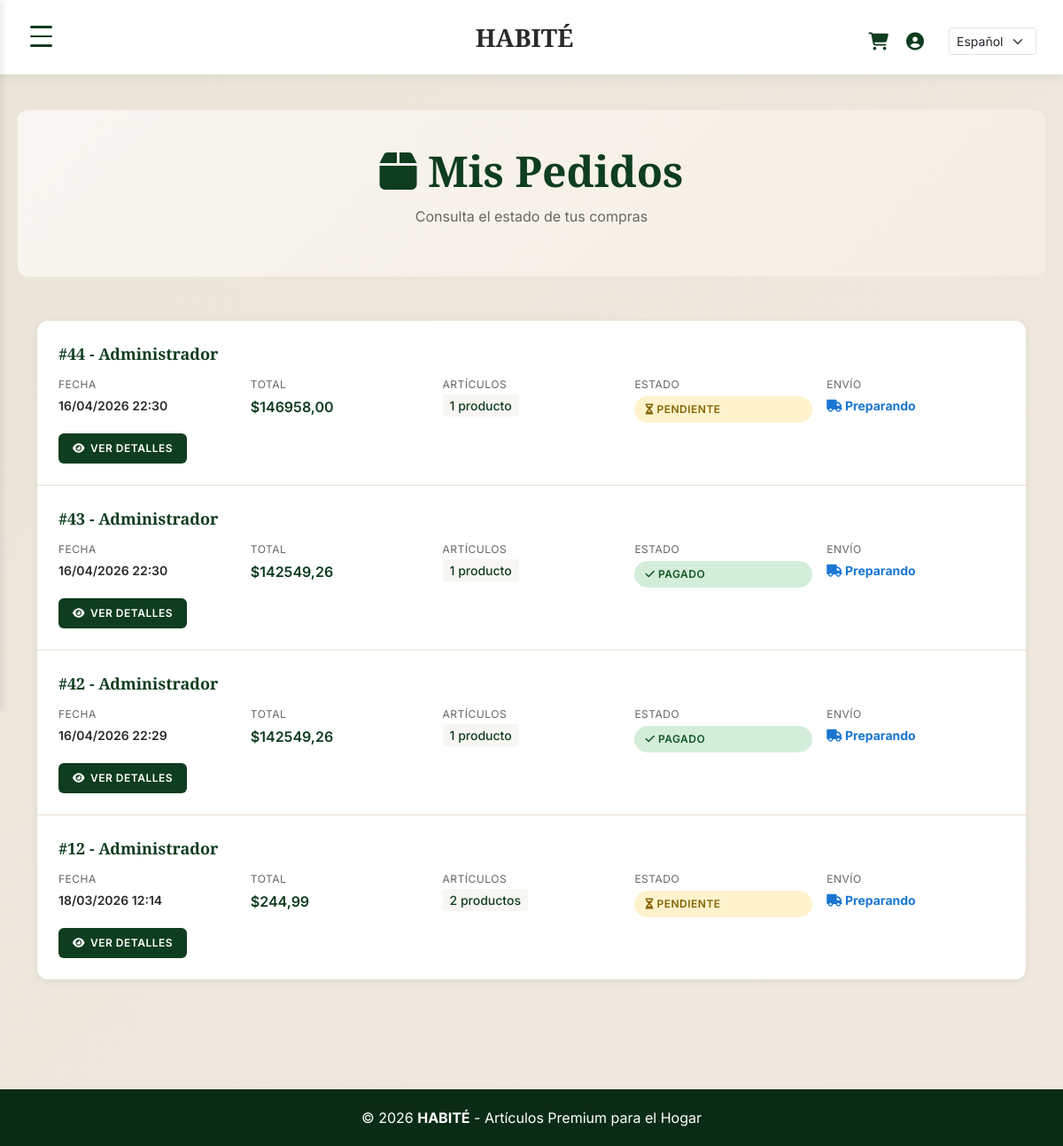
The app's page /mis-pedidos/ (signed in) with its own data.
### tienda/models.py (models this page shows, shortened)
class Pedido(models.Model):
    usuario = models.ForeignKey(User, on_delete=models.CASCADE, related_name="pedidos", null=True, blank=True)
    cliente = models.ForeignKey(Cliente, on_delete=models.CASCADE)
    fecha = models.DateTimeField(auto_now_add=True)
    total = models.DecimalField(max_digits=10, decimal_places=2, default=0)
    estado = models.CharField(max_length=50, default="Pendiente")

class Cliente(models.Model):
    nombre = models.CharField(max_length=100)
    email = models.EmailField(unique=True)
    direccion = models.TextField()
    telefono = models.CharField(max_length=20)

class Envio(models.Model):
    pedido = models.OneToOneField(Pedido, on_delete=models.CASCADE)
    direccion_entrega = models.TextField()
    estado_envio = models.CharField(max_length=50, default="Preparando")

### tienda/views.py (the view)
# urls.py: path("mis-pedidos/", MisPedidosView.as_view(), name="mis_pedidos"),
@method_decorator(login_required(login_url='login'), name='dispatch')
class MisPedidosView(ListView):
    model = Pedido
    template_name = "mis_pedidos.html"
    context_object_name = "pedidos"
    paginate_by = 10
    def get_queryset(self):
        usuario = self.request.user
        return (
            Pedido.objects.filter(
                Q(usuario=usuario) |
                Q(usuario__isnull=True, cliente__email=usuario.email)
            )
            .order_by('-fecha')
        )

### tienda/templates/mis_pedidos.html (shortened to what this page needs)
{% extends "base.html" %}
{% block content %}
<div class="page-header">
    <h1><i class="fas fa-box"></i> Mis Pedidos</h1>
    <p>Consulta el estado de tus compras</p>
</div>
<div class="container" style="margin-bottom: 60px;">
    {% if pedidos %}
        <div class="pedidos-container">
            {% for pedido in pedidos %}
                <div class="pedido-card">
                    <div class="pedido-info">
                        <div class="pedido-id">#{{ pedido.id }} - {{ pedido.cliente.nombre }}</div>
                        <div class="pedido-details">
                            <div class="detail-item">
                                <span class="detail-label">Fecha</span>
                                <span class="detail-value">{{ pedido.fecha|date:"d/m/Y H:i" }}</span>
                            </div>
                            <div class="detail-item">
                                <span class="detail-label">Total</span>
                                <span class="detail-value" style="color: var(--verde); font-size: 16px;">${{ pedido.total|floatformat:2 }}</span>
                            </div>
                            <div class="detail-item">
                                <span class="detail-label">Artículos</span>
                                <span class="detail-value"><span class="pedido-cantidad">{{ pedido.items.count }} producto{{ pedido.items.count|pluralize }}</span></span>
                            </div>
                            <div class="detail-item">
                                <span class="detail-label">Estado</span>
                                <span class="estado-badge estado-{{ pedido.estado|lower }}">
                                    {% if pedido.estado == "Pendiente" %}
                                        <i class="fas fa-hourglass-half"></i> Pendiente
                                    {% elif pedido.estado == "Pagado" %}
                                        <i class="fas fa-check"></i> Pagado
                                    {% elif pedido.estado == "Completado" %}
                                        <i class="fas fa-check-double"></i> Completado
                                    {% elif pedido.estado == "Cancelado" %}
                                        <i class="fas fa-times"></i> Cancelado
                                    {% else %}
                                        {{ pedido.estado }}
                                    {% endif %}
                                </span>
                            </div>
                            {% if pedido.envio %}
                            <div class="detail-item">
                                <span class="detail-label">Envío</span>
                                <span class="detail-value" style="color: #1976d2; font-weight: 700;">
                                    <i class="fas fa-truck"></i> {{ pedido.envio.estado_envio }}
                                </span>
                            </div>
                            {% endif %}
                        </div>
                        <div class="pedido-actions">
                            <a href="{% url 'detalle_pedido_usuario' pedido.id %}" class="btn-ver-detalles">
                                <i class="fas fa-eye"></i> Ver Detalles
                            </a>
                        </div>
                    </div>
                </div>
            {% endfor %}
        </div>
    {% endif %}
</div>
{% endblock %}

### tienda/templates/base.html (style rules this page uses)
:root { --verde: #0f3d1f; --beige: #ebe5d8; --verde-oscuro: #0a2c16; --beige-oscuro: #d4cbbe; --gris-claro: #f8f6f2; --texto-oscuro: #2a2a2a; --texto-gris: #666666; }

### tienda/templates/mis_pedidos.html (style rules this page uses)
:root { --verde: #0f3d1f; --beige: #ebe5d8; --verde-oscuro: #0a2c16; --beige-oscuro: #d4cbbe; --gris-claro: #f8f6f2; --texto-oscuro: #2a2a2a; --texto-gris: #666666; }
.page-header { text-align: center; margin-bottom: 50px; padding: 40px 20px; background: linear-gradient(135deg, var(--gris-claro) 0%, #f5ede2 100%); border-radius: 12px; }
.page-header h1 { font-family: 'Playfair Display', serif; color: var(--verde); font-size: 48px; font-weight: 700; margin-bottom: 10px; }
.page-header p { color: var(--texto-gris); font-size: 16px; }
.pedidos-container { background: white; border-radius: 12px; box-shadow: 0 2px 8px rgba(15, 61, 31, 0.08); overflow: hidden; }
.pedido-card { border-bottom: 1px solid #e8dfd3; padding: 24px; display: flex; justify-content: space-between; align-items: center; transition: all 0.3s; }
.pedido-card:last-child { border-bottom: none; }
.pedido-info { flex-grow: 1; }
.pedido-id { font-family: 'Playfair Display', serif; font-size: 18px; font-weight: 700; color: var(--verde); margin-bottom: 8px; }
.pedido-details { display: grid; grid-template-columns: repeat(auto-fit, minmax(200px, 1fr)); gap: 16px; margin: 12px 0; }
.detail-item { display: flex; flex-direction: column; }
.detail-label { color: var(--texto-gris); font-size: 12px; text-transform: uppercase; letter-spacing: 0.5px; margin-bottom: 4px; }
.detail-value { color: var(--texto-oscuro); font-weight: 600; font-size: 14px; }
.estado-badge { display: inline-block; padding: 6px 12px; border-radius: 20px; font-size: 12px; font-weight: 600; text-transform: uppercase; letter-spacing: 0.5px; }
.estado-pendiente { background: #fff3cd; color: #856404; }
.estado-pagado { background: #d4edda; color: #155724; }
.pedido-actions { display: flex; gap: 8px; margin-top: 12px; }
.btn-ver-detalles { background: var(--verde); color: white; border: none; border-radius: 6px; padding: 8px 16px; font-size: 12px; font-weight: 600; cursor: pointer; transition: all 0.3s; text-transform: uppercase; letter-spacing: 0.5px; text-decoration: none; display: inline-flex; align-items: center; gap: 6px; }
.pedido-cantidad { background: var(--gris-claro); padding: 4px 8px; border-radius: 4px; font-weight: 500; color: var(--verde); }

### records on screen
Pedido: id "44", cliente.nombre "Administrador", fecha "16/04/2026 22:30", total "146958,00", items.count "1", estado "Pendiente" (drawn), envio.estado_envio "Preparando"
Pedido: id "43", cliente.nombre "Administrador", fecha "16/04/2026 22:30", total "142549,26", items.count "1", estado "Pagado" (drawn), envio.estado_envio "Preparando"
Pedido: id "42", cliente.nombre "Administrador", fecha "16/04/2026 22:29", total "142549,26", items.count "1", estado "Pagado" (drawn), envio.estado_envio "Preparando"
Pedido: id "12", cliente.nombre "Administrador", fecha "18/03/2026 12:14", total "244,99", items.count "2", estado "Pendiente" (drawn), envio.estado_envio "Preparando"

### other values on screen
form field language "Español"
